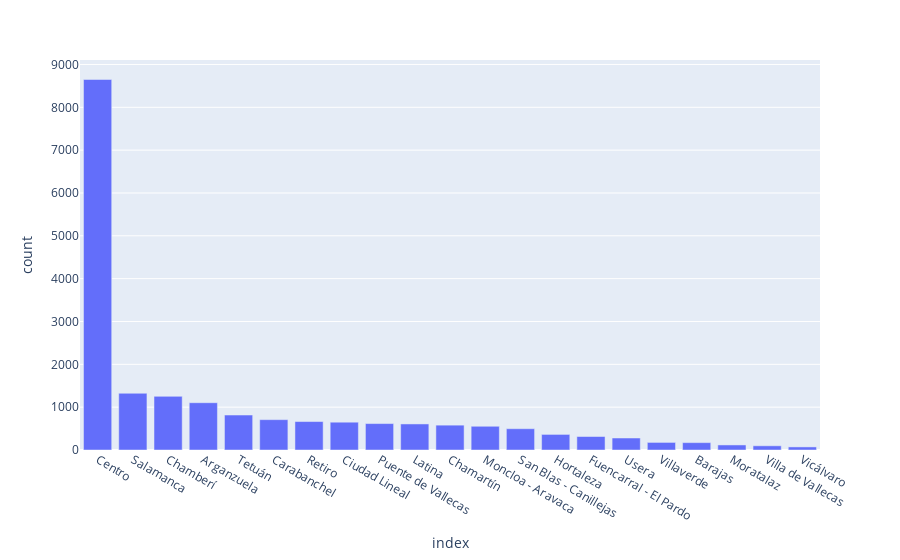

Notebook code cell kept with this figure:
### Markdown cell above
Comprobamos que existen eventos que condicionen los precios de los hospedajes. Uno de esos posibles eventos sería la final de la Champions en el año 2019 en el Wanda Metropolitano, ubicado en San Blas - Canillejas con 97 hospedajes.

### Code cell
fig = px.bar((df['neighbourhood_group'].value_counts()).to_frame(name="count"), y="count")
fig.show()

### Figure 1 — Plotly figure (JSON) as saved in the notebook; plotly's stock layout.template omitted (floating-point values rounded to 4 significant figures)
{"data": [{"alignmentgroup": "True", "hovertemplate": "index=%{x}<br>count=%{y}<extra></extra>", "legendgroup": "", "marker": {"color": "#636efa", "pattern": {"shape": ""}}, "name": "", "offsetgroup": "", "orientation": "v", "showlegend": false, "textposition": "auto", "type": "bar", "x": ["Centro", "Salamanca", "Chamberí", "Arganzuela", "Tetuán", "Carabanchel", "Retiro", "Ciudad Lineal", "Puente de Vallecas", "Latina", "Chamartín", "Moncloa - Aravaca", "San Blas - Canillejas", "Hortaleza", "Fuencarral - El Pardo", "Usera", "Villaverde", "Barajas", "Moratalaz", "Villa de Vallecas", "Vicálvaro"], "xaxis": "x", "y": [8649, 1324, 1252, 1104, 816, 708, 664, 649, 617, 608, 580, 554, 497, 364, 315, 280, 177, 172, 118, 98, 72], "yaxis": "y"}], "layout": {"autosize": true, "barmode": "relative", "legend": {"tracegroupgap": 0}, "margin": {"t": 60}, "xaxis": {"anchor": "y", "autorange": true, "domain": [0, 1], "range": [-0.5, 20.5], "title": {"text": "index"}, "type": "category"}, "yaxis": {"anchor": "x", "autorange": true, "domain": [0, 1], "range": [0, 9104.0], "title": {"text": "count"}, "type": "linear"}}}
